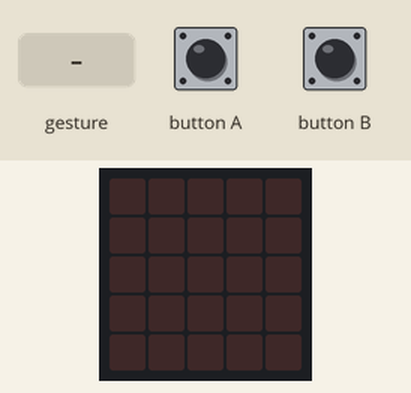
This program was run on a simulated BBC micro:bit (MakeCode). Parts: the board's 5×5 LED display. The inputs (shaded band) are chosen by the test bench. A tilt is held for 1.5 s and a shake lasts 1 s, then the board lies face up again; the 48×5 strip is a reading aid, not a part: it shows the text the display is scrolling, unrolled, one strip-width of it at a time.

Above: at 1.2 s.
1.3 s: button B pressed for 0.15 s
At 2.1 s:
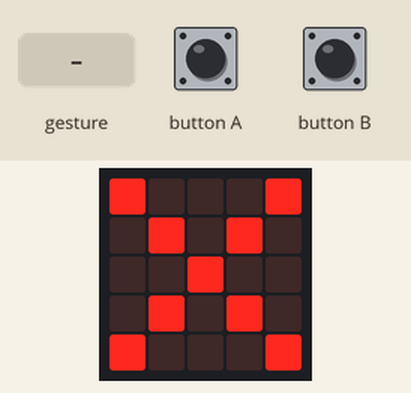
4.3 s: button A pressed for 0.15 s
7.4 s: gesture 'shake'
At 10.3 s:
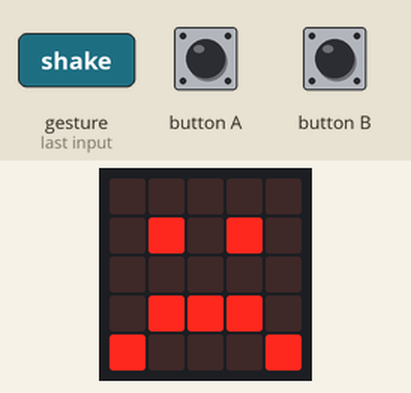
10.4 s: button A pressed for 0.15 s
At 11.9 s:
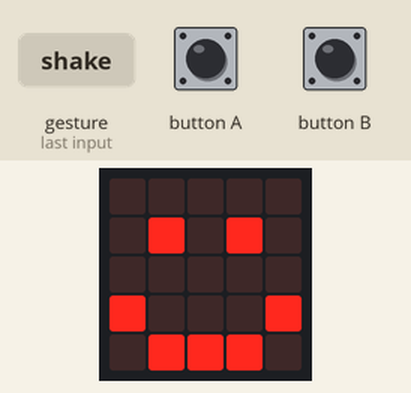
13.5 s: button B pressed for 0.15 s
16.6 s: button A pressed for 0.15 s
At 20.0 s:
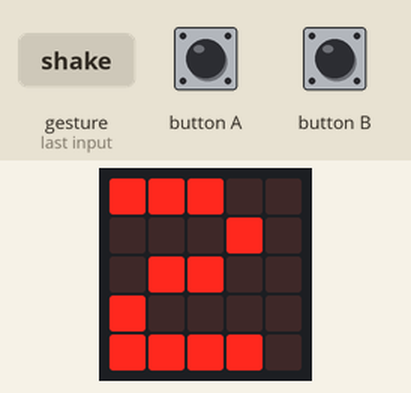

The program:

main.ts
```typescript
input.onButtonPressed(Button.A, function () {
    cookies += click_power
    basic.showIcon(IconNames.Happy)
    basic.pause(150)
    basic.showNumber(cookies)
})
input.onButtonPressed(Button.B, function () {
    cost = 10 * (auto_clickers + 1)
    if (cookies >= cost) {
        cookies += 0 - cost
        auto_clickers += 1
        basic.showIcon(IconNames.Yes)
        basic.pause(300)
        basic.showString("Lvl " + ("" + auto_clickers))
    } else {
        basic.showIcon(IconNames.No)
        basic.pause(300)
        basic.showString("Need " + ("" + cost))
    }
})
input.onGesture(Gesture.Shake, function () {
    cookies = 0
    auto_clickers = 0
    basic.showIcon(IconNames.Sad)
    basic.pause(500)
    basic.showString("Reset")
})
let auto_clickers = 0
let cost = 0
let cookies = 0
let click_power = 0
click_power = 1
basic.forever(function () {
    if (auto_clickers > 0) {
        cookies += auto_clickers
        basic.pause(800)
    }
})
```

test.ts
```typescript
// tests go here; this will not be compiled when this package is used as an extension.
```

Measured:
- after the input at 1.3 s, the display: changes after 0.15 s (image 1)
- after the input at 7.4 s, the display: first differs from a run without the input after 2.8 s (image 2)
- after the input at 10.4 s, the display: first differs from a run without the input after 1.1 s (image 3)
- after the input at 16.6 s, the display: first differs from a run without the input after 1.7 s (image 4 shows a later state)
- what the display in image 1 shows lasts 0.9 s, from 1.5 s to 2.4 s
- what the display in image 3 shows lasts 0.6 s, from 11.5 s to 12.1 s
- what the display in image 4 shows lasts 0.7 s, from 19.5 s to 20.2 s
